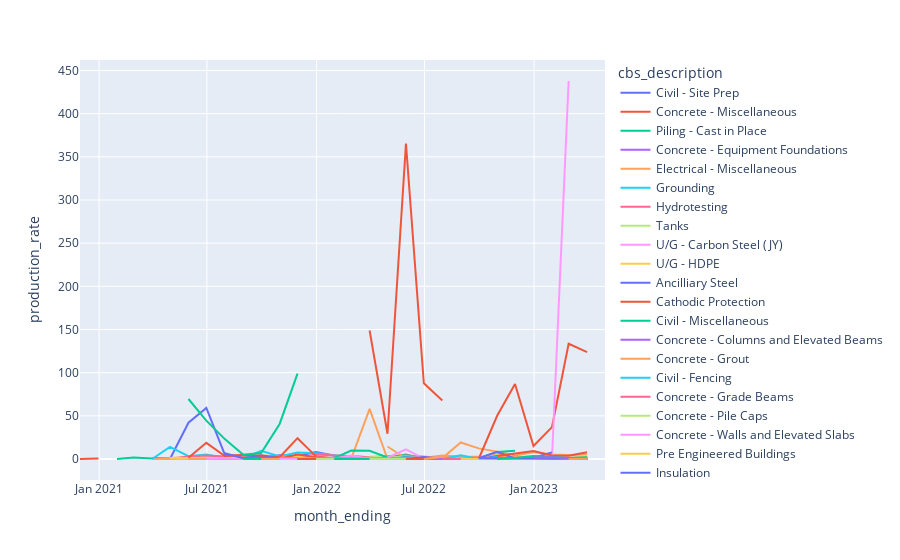

Notebook cell for this chart:
### Code cell
fig = px.line(merged_df_by_month, x="month_ending", y="production_rate", color="cbs_description")
fig.show()
